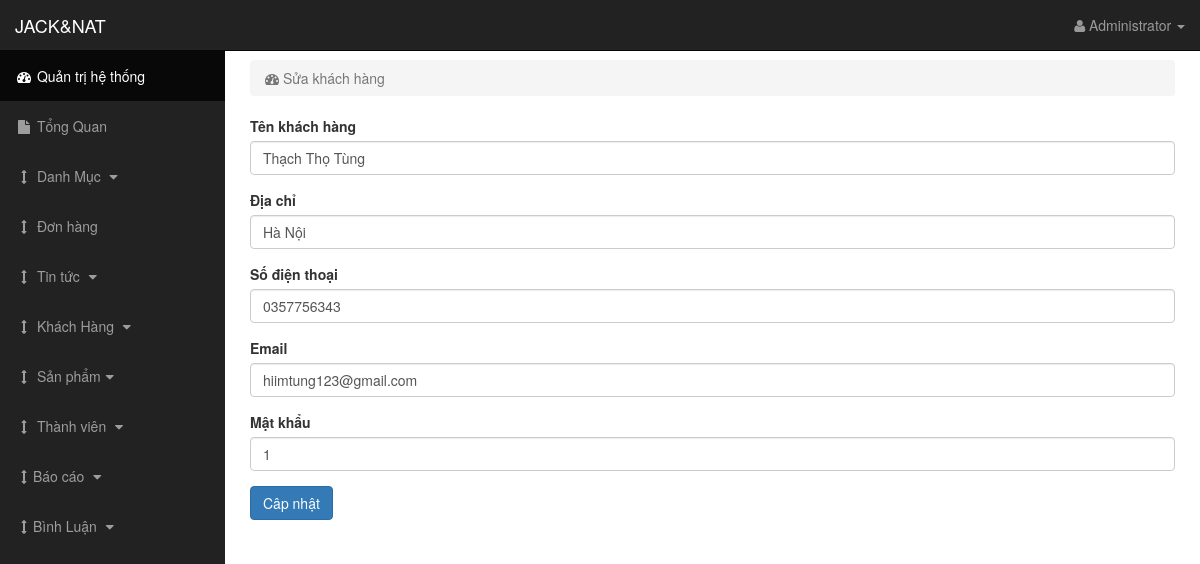
/backend/index.php?page=edit-customer&id=6 (signed in), run on the app's committed database.
### tables this page shows
CREATE TABLE `tbl_khach_hang` (
  `id_khach_hang` int(11) NOT NULL,
  `ten_khach_hang` varchar(256) DEFAULT NULL,
  `email` varchar(256) DEFAULT NULL,
  `so_dien_thoai` varchar(15) DEFAULT NULL,
  `dia_chi` varchar(255) DEFAULT NULL,
  `ma_kich_hoat` varchar(255) NOT NULL DEFAULT '1',
  `mat_khau` varchar(255) DEFAULT NULL,
  `ten_dang_nhap` varchar(55) NOT NULL,
  `gioi_tinh` varchar(3) DEFAULT NULL,
  `ngay_sinh` date DEFAULT NULL
);

### backend/views/edit-customer.php (the view, shortened to what this page needs)
<?php
    if (isset($_GET['id'])) {
        $id = $_GET['id'];
        $sql = "SELECT * FROM tbl_khach_hang WHERE id_khach_hang = $id";
        $query = mysqli_query($conn, $sql);
        $row = mysqli_fetch_array($query);
    }
?>
<div class="container-fluid">
    <div class="row">
        <div class="col-lg-12">
            <ol class="breadcrumb">
                <li class="active">
                    <i class="fa fa-dashboard"></i> Sửa khách hàng
                </li>
            </ol>
        </div>
    </div>
    <div class="row">
        <div class="col-lg-12 col-xs-12 col-sm-12 col-md-12">
            <form action="" method="POST" enctype="multipart/form-data">
                <div class="form-group">
                    <label for="name">Tên khách hàng</label>
                    <input type="text" value="<?php echo $row['ten_khach_hang']; ?>" required="" class="form-control" name="name" id="title" required="">
                </div>
                <div class="form-group">
                    <label for="">Địa chỉ</label>
                    <input type="text" value="<?php echo $row['dia_chi']; ?>" required="" class="form-control" name="diachi"  required="">
                </div>
                <div class="form-group">
                    <label for="">Số điện thoại</label>
                    <input type="text" value="<?php echo $row['so_dien_thoai']; ?>" required="" class="form-control" name="phone"  required="">
                </div>
                <div class="form-group">
                    <label for="">Email</label>
                    <input type="text" value="<?php echo $row['email']; ?>" required="" class="form-control" name="email"  required="">
                </div>
                <div class="form-group">
                    <label for="">Mật khẩu</label>
                    <input type="text" value="<?php echo $row['mat_khau']; ?>" required="" class="form-control" name="passw"  required="">
                </div>
                <button type="submit" name="submit" class="btn btn-primary">Câp nhật</button>
            </form>
        </div>
    </div>
</div>

### backend/css/sb-admin.css (style rules this page uses)
body { margin-top: 100px; background-color: #222; }
@media (min-width:768px) { body { margin-top: 50px; } }

### data on the page
tbl_khach_hang: name "Thạch Thọ Tùng", diachi "Hà Nội", phone "0357756343", email "hiimtung123@gmail.com", passw "1"

### other printed values
$_SESSION['name'] "Administrator"
